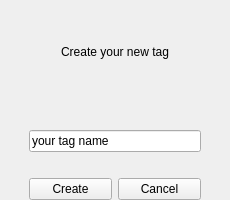
<?xml version="1.0" encoding="UTF-8"?>
<ui version="4.0">
 <class>Form</class>
 <widget class="QWidget" name="Form">
  <property name="geometry">
   <rect>
    <x>0</x>
    <y>0</y>
    <width>230</width>
    <height>200</height>
   </rect>
  </property>
  <property name="sizePolicy">
   <sizepolicy hsizetype="Fixed" vsizetype="Fixed">
    <horstretch>0</horstretch>
    <verstretch>0</verstretch>
   </sizepolicy>
  </property>
  <property name="minimumSize">
   <size>
    <width>230</width>
    <height>200</height>
   </size>
  </property>
  <property name="maximumSize">
   <size>
    <width>230</width>
    <height>200</height>
   </size>
  </property>
  <property name="windowTitle">
   <string>Tab edit</string>
  </property>
  <widget class="QWidget" name="gridLayoutWidget">
   <property name="geometry">
    <rect>
     <x>9</x>
     <y>-1</y>
     <width>212</width>
     <height>201</height>
    </rect>
   </property>
   <layout class="QGridLayout" name="gridLayout">
    <item row="1" column="1">
     <spacer name="verticalSpacer">
      <property name="orientation">
       <enum>Qt::Vertical</enum>
      </property>
      <property name="sizeType">
       <enum>QSizePolicy::Fixed</enum>
      </property>
      <property name="sizeHint" stdset="0">
       <size>
        <width>20</width>
        <height>20</height>
       </size>
      </property>
     </spacer>
    </item>
    <item row="0" column="1">
     <widget class="QLabel" name="label">
      <property name="layoutDirection">
       <enum>Qt::LeftToRight</enum>
      </property>
      <property name="autoFillBackground">
       <bool>false</bool>
      </property>
      <property name="styleSheet">
       <string>0</string>
      </property>
      <property name="frameShape">
       <enum>QFrame::NoFrame</enum>
      </property>
      <property name="text">
       <string>Create your new tag</string>
      </property>
      <property name="alignment">
       <set>Qt::AlignCenter</set>
      </property>
     </widget>
    </item>
    <item row="0" column="2">
     <spacer name="horizontalSpacer_2">
      <property name="orientation">
       <enum>Qt::Horizontal</enum>
      </property>
      <property name="sizeType">
       <enum>QSizePolicy::Fixed</enum>
      </property>
      <property name="sizeHint" stdset="0">
       <size>
        <width>20</width>
        <height>20</height>
       </size>
      </property>
     </spacer>
    </item>
    <item row="0" column="0">
     <spacer name="horizontalSpacer">
      <property name="orientation">
       <enum>Qt::Horizontal</enum>
      </property>
      <property name="sizeType">
       <enum>QSizePolicy::Fixed</enum>
      </property>
      <property name="sizeHint" stdset="0">
       <size>
        <width>20</width>
        <height>20</height>
       </size>
      </property>
     </spacer>
    </item>
    <item row="4" column="1">
     <layout class="QHBoxLayout" name="horizontalLayout">
      <item>
       <widget class="QPushButton" name="changeButton">
        <property name="text">
         <string>Create</string>
        </property>
       </widget>
      </item>
      <item>
       <widget class="QPushButton" name="closeButton">
        <property name="text">
         <string>Cancel</string>
        </property>
       </widget>
      </item>
     </layout>
    </item>
    <item row="2" column="1">
     <widget class="QLineEdit" name="lineEdit">
      <property name="text">
       <string>your tag name</string>
      </property>
     </widget>
    </item>
    <item row="3" column="1">
     <spacer name="verticalSpacer_2">
      <property name="orientation">
       <enum>Qt::Vertical</enum>
      </property>
      <property name="sizeType">
       <enum>QSizePolicy::Fixed</enum>
      </property>
      <property name="sizeHint" stdset="0">
       <size>
        <width>20</width>
        <height>20</height>
       </size>
      </property>
     </spacer>
    </item>
   </layout>
  </widget>
 </widget>
 <resources/>
 <connections/>
</ui>
